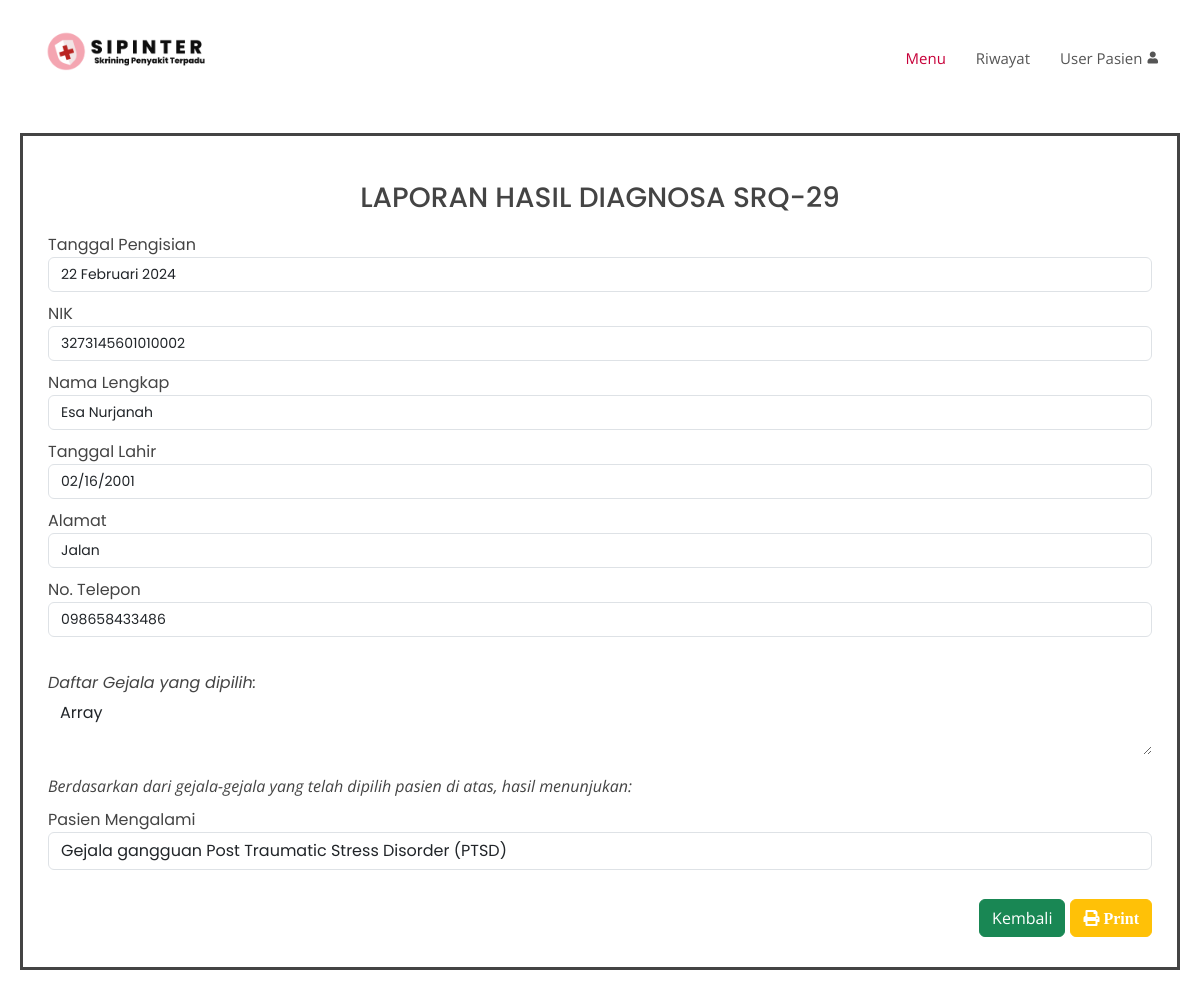
Page /detailSRQ.php?id_riwayat=10 on the committed database.
### tables this page shows
CREATE TABLE `riwayat` (
  `id_riwayat` int(11) NOT NULL,
  `tanggal_pengisian` varchar(50) NOT NULL,
  `nik` varchar(16) NOT NULL,
  `bpjs` varchar(13) NOT NULL,
  `nama_lengkap` varchar(50) NOT NULL,
  `ttl` date NOT NULL,
  `alamat` varchar(200) NOT NULL,
  `tlp` varchar(15) NOT NULL,
  `kode_penyakit` varchar(5) NOT NULL,
  `penyakit` varchar(100) NOT NULL,
  `gejala` varchar(500) NOT NULL
);

### detailSRQ.php (the view, shortened to what this page needs)
<?php
include 'function.php';
    $id_riwayat = $_GET["id_riwayat"];
    $queryRiwayat = mysqli_query($koneksi, "SELECT DISTINCT  b.tanggal_pengisian, b.nama_lengkap, b.ttl, b.alamat, b.tlp, b.kode_penyakit, b.penyakit, b.nik, b.gejala, b.id_riwayat FROM riwayat b, user p where b.nik = p.nik and id_riwayat = '$id_riwayat' group by id_riwayat");
    $tampil = mysqli_fetch_array($queryRiwayat);
?>
<!DOCTYPE html>
<html lang="en">
<head>
  <link href="vendor/fontawesome-free/css/all.min.css" rel="stylesheet" type="text/css">
  <link href="assets/vendor/aos/aos.css" rel="stylesheet">
  <link href="assets/vendor/bootstrap/css/bootstrap.min.css" rel="stylesheet">
  <link href="assets/vendor/bootstrap-icons/bootstrap-icons.css" rel="stylesheet">
  <link href="assets/vendor/boxicons/css/boxicons.min.css" rel="stylesheet">
  <link href="assets/vendor/glightbox/css/glightbox.min.css" rel="stylesheet">
  <link href="assets/vendor/remixicon/remixicon.css" rel="stylesheet">
  <link href="assets/vendor/swiper/swiper-bundle.min.css" rel="stylesheet">
  <link href="assets/css/style.css" rel="stylesheet">
  <link rel="stylesheet" href="custom.css" />
</head>
<body>
<header id="header" class="fixed-top d-flex align-items-center">
    <div class="container d-flex align-items-center justify-content-between">
      <div class="logo">
          <a class="navbar-brand fw-bold" href="#page-top">
              <div class="sidebar-brand-icon">
                  <img src="gambar/Logo-Sipinter.png" width="175" height="auto" alt="logo" />
              </div>
          </a>
      </div>
      <nav id="navbar" class="navbar">
        <ul>
          <li><a class="nav-link scrollto active" href="menupasien.php">Menu</a></li>
          <li><a class="nav-link scrollto" href="riwayat.php">Riwayat</a></li>
          <li class="dropdown"><a href="#"><span>User Pasien</span> <i class="fas fa-user"></i></a>
          </li>
        </ul>
      </nav>
    </div>
  </header>
<main id="main">
<section class="test mt-5">
<div class="">
        <div class="solid">
            <div class="form-row">
                <div class="panel-heading">
                    <h3 style="font-family: poppins; margin-top: 20px; text-align:center;">LAPORAN HASIL DIAGNOSA SRQ-29</h3>
                </div>
                <div class="panel-body">
                <div class="box-body table-responsive">
                    <form action="" id="tambah" method="POST" class="tambah_pasien">
                                <div class="form-group ">
                                    <label for="tanggal_pengisian">Tanggal Pengisian</label>
                                    <input type="text" class="form-control form-control-user" id="tanggal_pengisian" name="tanggal_pengisian"   value="<?php echo $tampil['tanggal_pengisian']?>"  readonly>
                                </div>
                                <div class="form-group">
                                    <label for="nik">NIK</label>
                                    <input type="text" class="form-control form-control-user" id="nik" name="nik"  value="<?php echo $tampil['nik']?>" readonly>
                                </div>
                                <div class="form-group">
                                    <label for="nama_lengkap">Nama Lengkap</label>
                                    <input type="text" class="form-control form-control-user" id="nama_lengkap" name="nama_lengkap"  value="<?php echo $tampil['nama_lengkap']?>" readonly>
                                </div>
                                <div class="form-group ">
                                    <label for="ttl">Tanggal Lahir</label>
                                    <input type="date" class="form-control form-control-user" id="ttl" name="ttl"  value="<?php echo $tampil['ttl']?>" readonly>
                                </div>
                                <div class="form-group ">
                                    <label for="alamat">Alamat</label>
                                    <input type="text" class="form-control form-control-user" id="alamat" name="alamat"  value="<?php echo $tampil['alamat']?>" readonly>
                                </div>
                                <div class="form-group ">
                                    <label for="tlp">No. Telepon</label>
                                    <input type="text" class="form-control form-control-user" id="tlp" name="tlp" value="<?php echo $tampil['tlp']?>" readonly>
                                </div>
                                <br>
                                <div class="form-group">
                                    <label for="gejala"><i>Daftar Gejala yang dipilih:</i></label>
                                    <textarea class="form-control form-control-user" id="gejala" name="gejala[]" style="border: none; outline: none; margin-bottom:-5px;font-size: 16px;" value="<?= $tampil['gejala']?>" readonly><?php echo $tampil['gejala']?></textarea>
                                </div>
                                <br>
                                <i class="text">Berdasarkan dari gejala-gejala yang telah dipilih pasien di atas, hasil menunjukan:</i>
                                <br>
                                <div class="form-group ">
                                    <label for="penyakit">Pasien Mengalami</label>
                                    <input type="text" class="form-control form-control-user" id="penyakit" name="penyakit" style="font-size: 16px;" value="<?php echo $tampil['penyakit']?>" readonly>
                                </div>
                                <br>
                        <div class="modal-footer">
                            <button type="button" onclick="history.back();" class="btn btn-success" style="margin:5px">Kembali</button>
                            <button type="button" class="btn btn-warning" onclick="window.print()" style="color:white;"><i class="fas fa-print" > Print</i></button>
                        </div>
                    </form>
                </div>
</section>
</main>
</body>
</html>

### assets/css/style.css (style rules this page uses)
body { font-family: "Open Sans", sans-serif; color: #444444; }
a { color: #3498db; text-decoration: none; }
h1, h2, h3, h4, h5, h6 { font-family: "Poppins", sans-serif; }
#header { z-index: 997; transition: all 0.5s; padding: 22px 0; background: #fff; }
#header .logo img { padding: 0; margin: 0; max-height: 40px; }
.navbar { padding: 0; }
.navbar ul { margin: 0; padding: 0; display: flex; list-style: none; align-items: center; }
.navbar li { position: relative; }
.navbar a, .navbar a:focus { display: flex; align-items: center; justify-content: space-between; padding: 10px 0 10px 30px; font-size: 15px; font-weight: 400; color: #555555; white-space: nowrap; transition: 0.3s; }
.navbar a:hover, .navbar .active, .navbar .active:focus, .navbar li:hover>a { color: #C70039; }
section { padding: 60px 0; overflow: hidden; }
.form-group input { font-size: 14px; }
.container, .container-fluid, .container-sm, .container-md, .container-lg, .container-xl { width: 100%; padding-right: 0.75rem; padding-left: 0.75rem; margin-right: auto; margin-left: auto; }
@media (min-width: 576px) { .container, .container-sm { max-width: 540px; } }
@media (min-width: 768px) { .container, .container-sm, .container-md { max-width: 720px; } }
@media (min-width: 992px) { .container, .container-sm, .container-md, .container-lg { max-width: 960px; } }
@media (min-width: 1200px) { .container, .container-sm, .container-md, .container-lg, .container-xl { max-width: 1140px; } }
.table-responsive { display: block; width: 100%; overflow-x: auto; -webkit-overflow-scrolling: touch; }

### custom.css (style rules this page uses)
.test { padding-top: 65px; }
.navbar { margin-top: 15px; }

### detailSRQ.php (style rules this page uses)
.solid { border: solid; padding : 25px; margin : 20px; }
.form-group { font-family : "poppins"; font-size: 16px; margin-top : 10px; }
.text { margin-top:30px; margin-bottom : 10px; }

### rows in the picture
riwayat: tanggal_pengisian "22 Februari 2024", nik "3273145601010002", nama_lengkap "Esa Nurjanah", ttl "02/16/2001", alamat "Jalan", tlp "098658433486", gejala "Array", penyakit "Gejala gangguan Post Traumatic Stress Disorder (PTSD)"
